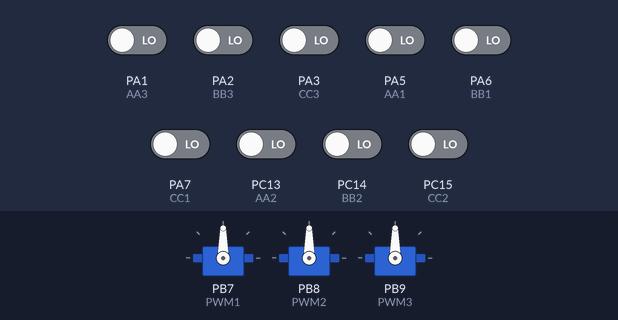
Recording of a sketch running on a simulated STM32 Blue Pill. Parts: 3 × servo. The inputs (shaded band) are chosen by the test bench; at power-on: PA1 (AA3), PA2 (BB3), PA3 (CC3), PA5 (AA1), PA6 (BB1), PA7 (CC1), PC13 (AA2), PC14 (BB2), PC15 (CC2) LOW.

Above: at 0.0 s.
At 2.1 s:
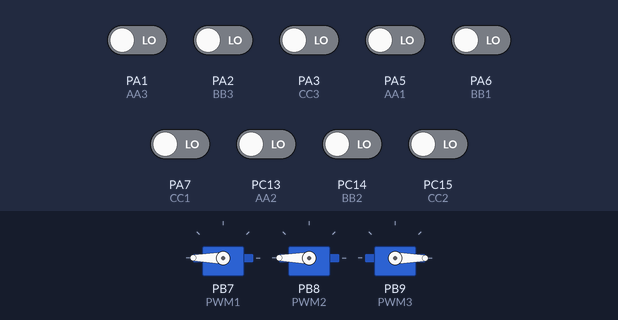
Timing chart, 0 to 3.6 s (numbered marks = the images above):
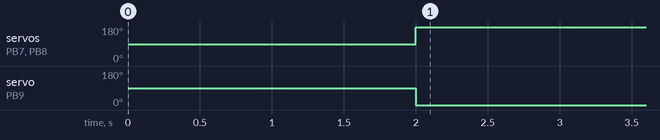

Measured:
- by itself, servo on PB7 (PWM1), servo on PB8 (PWM2): 90° → 180° at 2.0 s
- by itself, servo on PB9 (PWM3): 90° → 0° at 2.0 s

The sketch:

SensorHallBrushless.ino
```cpp
//INTERRUPTS IN STM32F103C8
#include <Servo.h>
Servo PWM1;  //3.NM
Servo PWM2;  //6.9NM
Servo PWM3;  //9.7NM

//Motor 1 par 3.4 NM
const int AA1 = PA5; // Entrada de la señal A del encoder.
const int BB1 = PA6; // Entrada de la señal B del encoder.
const int CC1 = PA7; // Entrada de la señal C del encoder.

//Motor 1 par 6.9 NM
const int AA2 = PC13; // Entrada del encoder.
const int BB2 = PC14;
const int CC2 = PC15;

//Motor 1 par 9.7 NM
const int AA3 = PA1; // Entrada del encoder.
const int BB3 = PA2;
const int CC3 = PA3;

volatile int  n1 = 0, n2 = 0,n3 = 0 ;
volatile byte ant1 = 0, ant2 = 0, ant3 = 0;
volatile byte act1 = 0, act2 = 0, act3 = 0;

float grados1 = 0.0, grados1_ant=0.0, vel1=0.0, int_grados1=0.0;
float grados2 = 0.0, grados2_ant=0.0, vel2=0.0, int_grados2=0.0;
float grados3 = 0.0, grados3_ant=0.0, vel3=0.0, int_grados3=0.0;

float pos_des1=-90, pid1=0.0, e1=0.0, e1_p=0.0, e1_i=0.0;
float pos_des2=-90, pid2=0.0, e2=0.0, e2_p=0.0, e2_i=0.0;
float pos_des3=-90, pid3=0.0, e3=0.0, e3_p=0.0, e3_i=0.0;

float kp1 = 3.4, kd1 = 1.0, ki1 = 1.0;
float kp2 = 3.5, kd2 = 1.0, ki2 = 1.0;
float kp3 = 3.5, kd3 = 1.0, ki3 = 1.0;

//int pwm1 = 0;

unsigned long lastTime = 0;  // Tiempo anterior
unsigned long sampleTime = 50;  // Tiempo de muestreo

float offset(float d);

void setup()
{
  Serial.begin(9600);

  pinMode(AA1, INPUT);
  pinMode(BB1, INPUT);
  pinMode(CC1, INPUT);
  pinMode(AA2, INPUT);
  pinMode(BB2, INPUT);
  pinMode(CC2, INPUT);
  pinMode(AA3, INPUT);
  pinMode(BB3, INPUT);
  pinMode(CC3, INPUT);

  PWM1.attach(PB7,1000,2000); // pin, min input ms, max input ms
  PWM2.attach(PB8,1000,2000);
  PWM3.attach(PB9,1000,2000);

  PWM1.write(90);
  PWM2.write(90);
  PWM3.write(90);

  //3.4NM
  attachInterrupt(digitalPinToInterrupt(AA1), encoder1, CHANGE);
  attachInterrupt(digitalPinToInterrupt(BB1), encoder1, CHANGE);
  attachInterrupt(digitalPinToInterrupt(CC1), encoder1, CHANGE);

  //6.9NM
  attachInterrupt(digitalPinToInterrupt(AA2), encoder2, CHANGE);
  attachInterrupt(digitalPinToInterrupt(BB2), encoder2, CHANGE);
  attachInterrupt(digitalPinToInterrupt(CC2), encoder2, CHANGE);

  //9.7NM
  attachInterrupt(digitalPinToInterrupt(AA3), encoder3, CHANGE);
  attachInterrupt(digitalPinToInterrupt(BB3), encoder3, CHANGE);
  attachInterrupt(digitalPinToInterrupt(CC3), encoder3, CHANGE);

  //Serial.println("Numero de conteos");
  delay(2000);
}

void loop() {
  grados1 = n1*0.1787;  //deg  2014
  grados2 = n2*0.0708;  //deg  5085
  grados3 = n3*0.0507;  //deg  7098

//Serial.print(" n2  6.9 ");Serial.print(grados2);  //debug
//Serial.print(" n3  9.7 ");Serial.println(grados3);  //debug

  if (millis() - lastTime >= sampleTime || lastTime==0)
  {  // Se actualiza cada sampleTime (milisegundos)
      lastTime = millis();

      vel1 = (grados1 - grados1_ant)/0.05; //deg-s
      int_grados1 = int_grados1+(grados1*0.05); //deg s
      e1 = pos_des1 - grados1;
      e1_p = 0 - vel1;
      e1_i = 0 - int_grados1;

      pid1 = -(kp1*e1 + kd1*e1_p);// + ki1*e1_i;
      PWM1.write(offset(pid1));

      vel2 = (grados2 - grados2_ant)/0.05; //deg-s
      int_grados2 = int_grados2+(grados2*0.05); //deg s
      e2 = pos_des2 - grados2;
      e2_p = 0 - vel2;
      e2_i = 0 - int_grados2;

      pid2 = -(kp2*e2 + kd2*e2_p);// + ki1*e1_i;
      PWM2.write(offset(pid2));

      vel3 = (grados3 - grados3_ant)/0.05; //deg-s
      int_grados3 = int_grados3+(grados3*0.05); //deg s
      e3 = pos_des3 - grados3;
      e3_p = 0 - vel3;
      e3_i = 0 - int_grados3;

      pid3 = (kp3*e3 + kd3*e3_p);// + ki1*e1_i;
      PWM3.write(offset(pid3));


//      Serial.print(" e: ");Serial.print(e3);  //debug
//      Serial.print(" pid: ");Serial.print(pid3);  //debug
//      Serial.print(" pid_offset: ");Serial.println(offset(pid3));  //debug


      //Actualiza variables
      grados1_ant = grados1;
      grados2_ant = grados2;
      grados3_ant = grados3;

      //Monitor
//      Serial.print(" pose deg: ");Serial.print(grados1);
//      Serial.print(" derivate: ");Serial.print(vel1);
//      Serial.print(" integral: ");Serial.println(int_grados1);
   }

}

// Encoder 3 fases.
void encoder1(void)
{
  ant1=act1;

  if(digitalRead(AA1)) bitSet(act1,2); else bitClear(act1,2);
  if(digitalRead(BB1)) bitSet(act1,1); else bitClear(act1,1);
  if(digitalRead(CC1)) bitSet(act1,0); else bitClear(act1,0);

  if(ant1 == 1 && act1 ==5) n1++;
  if(ant1 == 3 && act1 ==1) n1++;
  if(ant1 == 2 && act1 ==3) n1++;
  if(ant1 == 6 && act1 ==2) n1++;
  if(ant1 == 4 && act1 ==6) n1++;
  if(ant1 == 5 && act1 ==4) n1++;

  if(ant1 == 1 && act1 ==3) n1--;
  if(ant1 == 3 && act1 ==2) n1--;
  if(ant1 == 2 && act1 ==6) n1--;
  if(ant1 == 6 && act1 ==4) n1--;
  if(ant1 == 4 && act1 ==5) n1--;
  if(ant1 == 5 && act1 ==1) n1--;

//  Serial.print(" A: ");Serial.print(digitalRead(AA1));  //DEBUG
//  Serial.print(" B: ");Serial.print(digitalRead(BB1));
//  Serial.print(" C: ");Serial.print(digitalRead(CC1));
//  Serial.print(" ESTADO: ");Serial.println(act1);
}

void encoder2(void)
{
  ant2=act2;

  if(digitalRead(AA2)) bitSet(act2,2); else bitClear(act2,2);
  if(digitalRead(BB2)) bitSet(act2,1); else bitClear(act2,1);
  if(digitalRead(CC2)) bitSet(act2,0); else bitClear(act2,0);

  if(ant2 == 1 && act2 ==5) n2++;
  if(ant2 == 3 && act2 ==1) n2++;
  if(ant2 == 2 && act2 ==3) n2++;
  if(ant2 == 6 && act2 ==2) n2++;
  if(ant2 == 4 && act2 ==6) n2++;
  if(ant2 == 5 && act2 ==4) n2++;

  if(ant2 == 1 && act2 ==3) n2--;
  if(ant2 == 3 && act2 ==2) n2--;
  if(ant2 == 2 && act2 ==6) n2--;
  if(ant2 == 6 && act2 ==4) n2--;
  if(ant2 == 4 && act2 ==5) n2--;
  if(ant2 == 5 && act2 ==1) n2--;
}

void encoder3(void)
{
  ant3=act3;

  if(digitalRead(AA3)) bitSet(act3,2); else bitClear(act3,2);
  if(digitalRead(BB3)) bitSet(act3,1); else bitClear(act3,1);
  if(digitalRead(CC3)) bitSet(act3,0); else bitClear(act3,0);

  if(ant3 == 1 && act3 ==5) n3++;
  if(ant3 == 3 && act3 ==1) n3++;
  if(ant3 == 2 && act3 ==3) n3++;
  if(ant3 == 6 && act3 ==2) n3++;
  if(ant3 == 4 && act3 ==6) n3++;
  if(ant3 == 5 && act3 ==4) n3++;

  if(ant3 == 1 && act3 ==3) n3--;
  if(ant3 == 3 && act3 ==2) n3--;
  if(ant3 == 2 && act3 ==6) n3--;
  if(ant3 == 6 && act3 ==4) n3--;
  if(ant3 == 4 && act3 ==5) n3--;
  if(ant3 == 5 && act3 ==1) n3--;
}


float offset(float d)  //pwm 0 - 65 535 middle  32768
{
  float out;
  if(d >= 0)
  {
    out = (90+d);
    if (out > 180) out=180;
    return out;
  }
  else if(d  < 0)
  {
    out = (90+d);
    if (out < 0) out=0;
    return out;
  }


}


////PRUEBA BIT SET
//int x = 0b00000111;
//int n = 0;  ///Posicion del bit que cambia
//
//void setup() {
//  Serial.begin(9600);
//  while (!Serial) {
//    ; // wait for serial port to connect. Needed for native USB port only
//  }
//
//
//}
//
//void loop() {
//  bitClear(x,0);
//  Serial.println(x); // print the output of bitSet(x,n)
//  delay(500);
//  bitClear(x,1);
//  Serial.println(x); // print the output of bitSet(x,n)
//  delay(500);
//}
```
